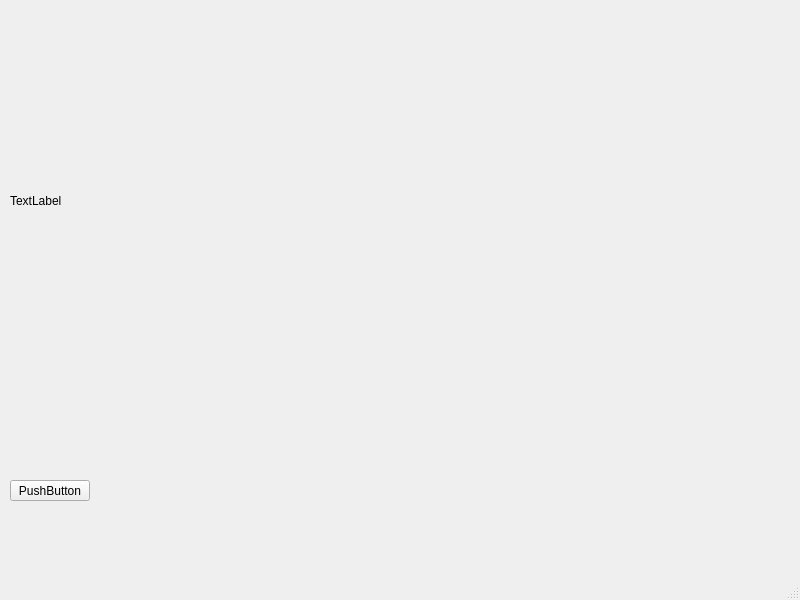
<?xml version="1.0" encoding="UTF-8"?>
<ui version="4.0">
 <class>MainWindow</class>
 <widget class="QMainWindow" name="MainWindow">
  <property name="geometry">
   <rect>
    <x>0</x>
    <y>0</y>
    <width>800</width>
    <height>600</height>
   </rect>
  </property>
  <property name="windowTitle">
   <string>MainWindow</string>
  </property>
  <widget class="QWidget" name="centralwidget">
   <widget class="QLabel" name="label">
    <property name="geometry">
     <rect>
      <x>10</x>
      <y>10</y>
      <width>551</width>
      <height>381</height>
     </rect>
    </property>
    <property name="text">
     <string>TextLabel</string>
    </property>
   </widget>
   <widget class="QPushButton" name="pushButton">
    <property name="geometry">
     <rect>
      <x>10</x>
      <y>480</y>
      <width>80</width>
      <height>21</height>
     </rect>
    </property>
    <property name="text">
     <string>PushButton</string>
    </property>
   </widget>
  </widget>
  <widget class="QMenuBar" name="menubar">
   <property name="geometry">
    <rect>
     <x>0</x>
     <y>0</y>
     <width>800</width>
     <height>20</height>
    </rect>
   </property>
  </widget>
  <widget class="QStatusBar" name="statusbar"/>
 </widget>
 <resources/>
 <connections/>
</ui>
